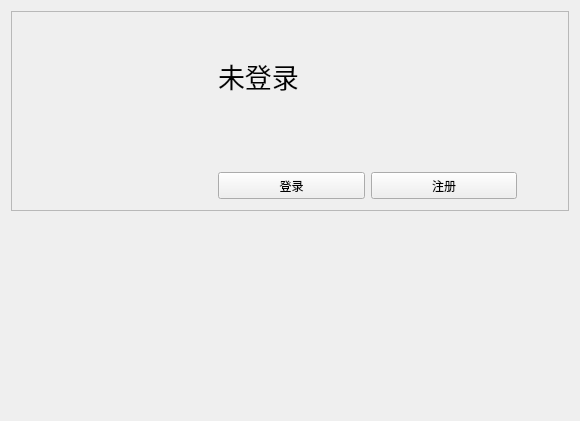
<?xml version="1.0" encoding="UTF-8"?>
<ui version="4.0">
 <class>CloudSettingsTabClass</class>
 <widget class="QWidget" name="CloudSettingsTabClass">
  <property name="geometry">
   <rect>
    <x>0</x>
    <y>0</y>
    <width>580</width>
    <height>421</height>
   </rect>
  </property>
  <property name="windowTitle">
   <string>CloudSettingsTab</string>
  </property>
  <property name="styleSheet">
   <string notr="true"/>
  </property>
  <layout class="QVBoxLayout" name="verticalLayout" stretch="0,0">
   <item>
    <widget class="QFrame" name="userCard">
     <property name="styleSheet">
      <string notr="true"/>
     </property>
     <property name="frameShape">
      <enum>QFrame::Shape::StyledPanel</enum>
     </property>
     <property name="frameShadow">
      <enum>QFrame::Shadow::Raised</enum>
     </property>
     <layout class="QHBoxLayout" name="horizontalLayout" stretch="0,1,2,0">
      <item>
       <spacer name="horizontalSpacer">
        <property name="orientation">
         <enum>Qt::Orientation::Horizontal</enum>
        </property>
        <property name="sizeHint" stdset="0">
         <size>
          <width>40</width>
          <height>20</height>
         </size>
        </property>
       </spacer>
      </item>
      <item>
       <widget class="QLabel" name="avatar">
        <property name="styleSheet">
         <string notr="true"/>
        </property>
        <property name="text">
         <string/>
        </property>
       </widget>
      </item>
      <item>
       <layout class="QVBoxLayout" name="verticalLayout_2" stretch="10,3,1">
        <item>
         <widget class="QLabel" name="userName">
          <property name="font">
           <font>
            <pointsize>20</pointsize>
           </font>
          </property>
          <property name="text">
           <string>未登录</string>
          </property>
         </widget>
        </item>
        <item>
         <widget class="QLabel" name="userRole">
          <property name="text">
           <string/>
          </property>
         </widget>
        </item>
        <item>
         <layout class="QHBoxLayout" name="horizontalLayout_2">
          <item>
           <widget class="QPushButton" name="login_but">
            <property name="minimumSize">
             <size>
              <width>0</width>
              <height>27</height>
             </size>
            </property>
            <property name="text">
             <string>登录</string>
            </property>
           </widget>
          </item>
          <item>
           <widget class="QPushButton" name="register_but">
            <property name="minimumSize">
             <size>
              <width>0</width>
              <height>27</height>
             </size>
            </property>
            <property name="text">
             <string>注册</string>
            </property>
           </widget>
          </item>
         </layout>
        </item>
       </layout>
      </item>
      <item>
       <spacer name="horizontalSpacer_2">
        <property name="orientation">
         <enum>Qt::Orientation::Horizontal</enum>
        </property>
        <property name="sizeHint" stdset="0">
         <size>
          <width>40</width>
          <height>20</height>
         </size>
        </property>
       </spacer>
      </item>
     </layout>
    </widget>
   </item>
   <item>
    <spacer name="verticalSpacer">
     <property name="orientation">
      <enum>Qt::Orientation::Vertical</enum>
     </property>
     <property name="sizeHint" stdset="0">
      <size>
       <width>20</width>
       <height>40</height>
      </size>
     </property>
    </spacer>
   </item>
  </layout>
 </widget>
 <layoutdefault spacing="6" margin="11"/>
 <resources/>
 <connections/>
</ui>
